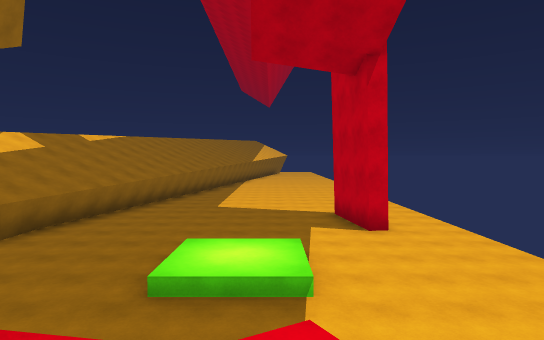
view 1 (above)

16 first-person views from a walk through a scene from a Unity 3-D project. The camera is 1.5 m above the floor, tilts 2° down and sees 75° across. The floor is counted in squares, 2 m on a side. Each view is taken from the middle of a square. On the plan, view 1 faces up. The plan holds only what a view shows up to about 11 squares ahead; the rest is blank. The place goes on beyond the plan. The player character is not drawn.

view 2
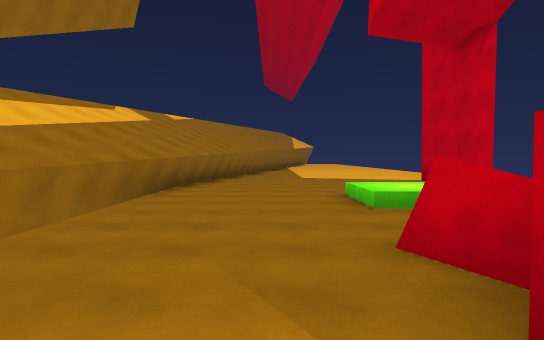

view 3
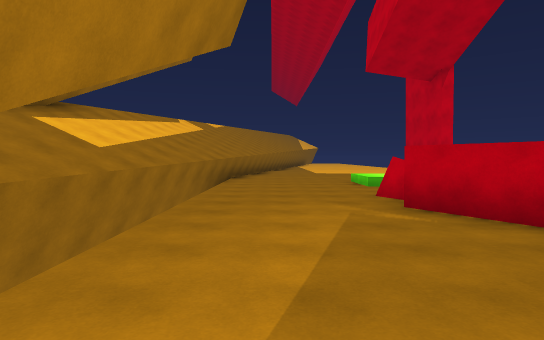

view 4
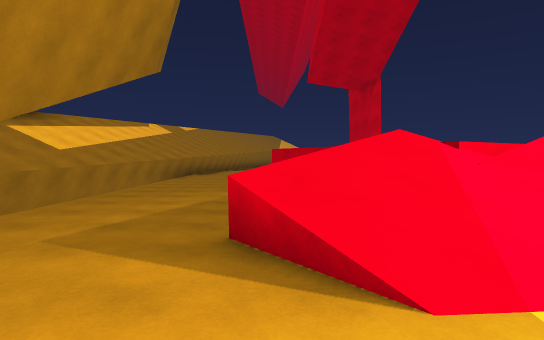

view 5
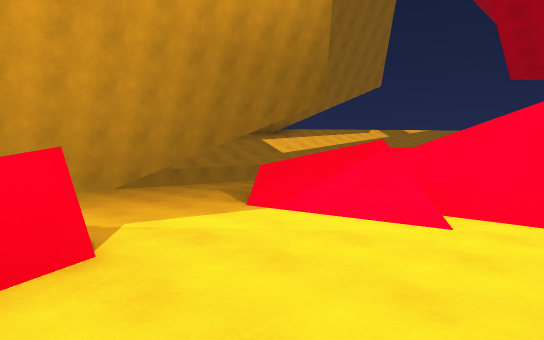

view 6
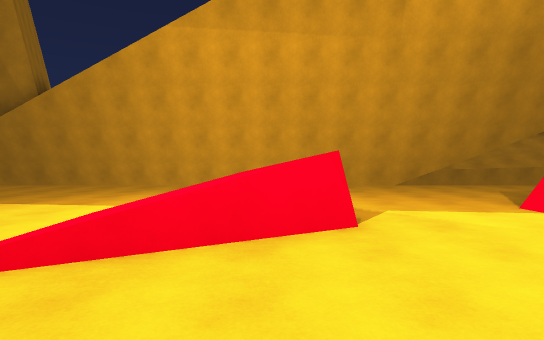

view 7
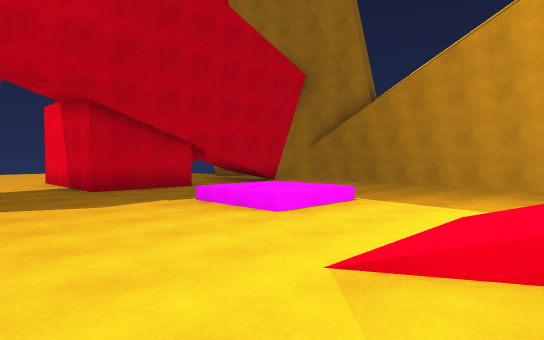

view 8
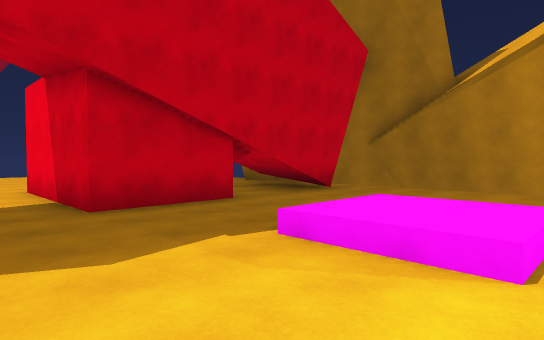

view 9
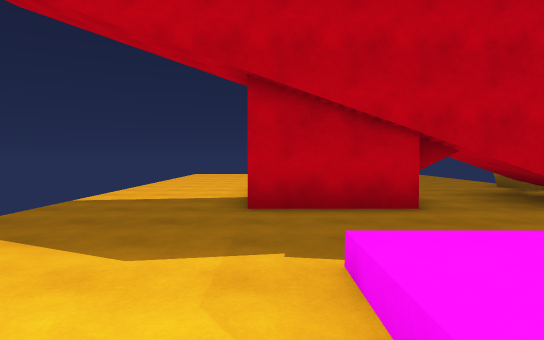

view 10
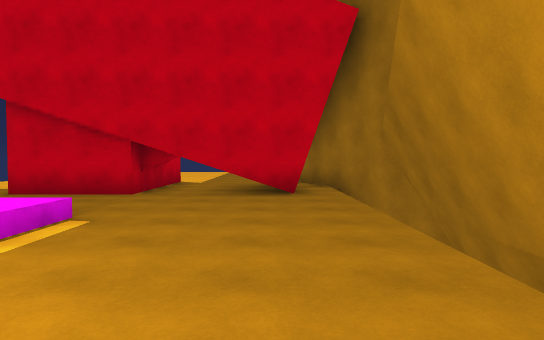

view 11
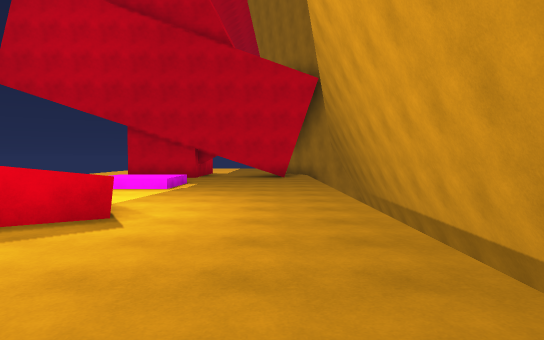

view 12
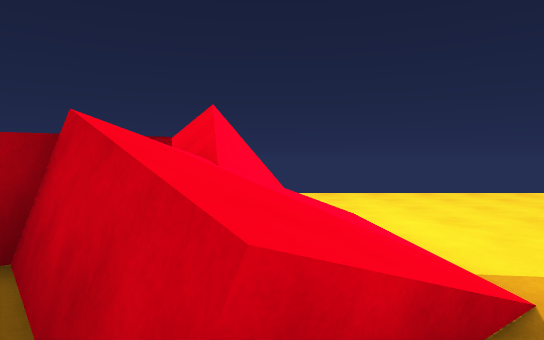

view 13
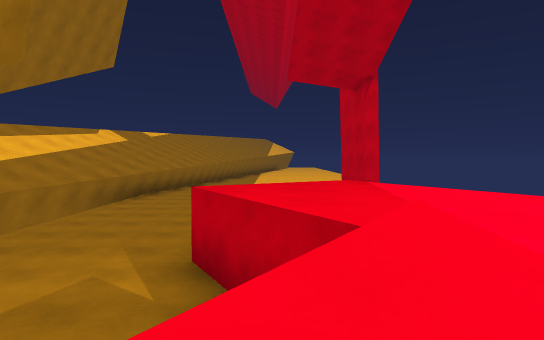

view 14
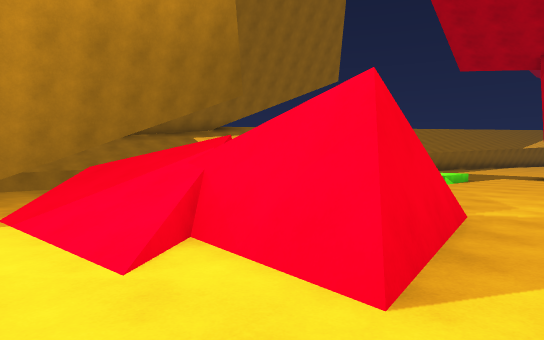

view 15
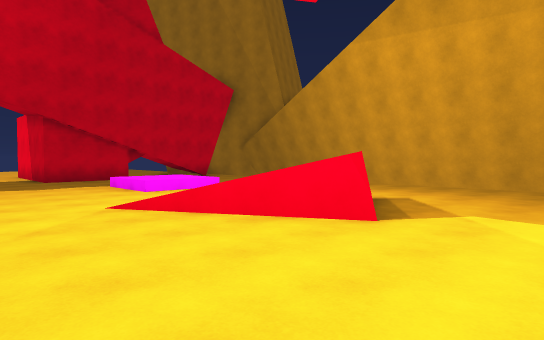

view 16
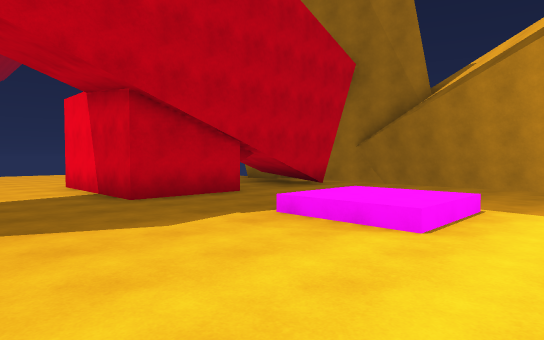

### Floor plan
Key: @ floor where view 1 was taken; # wall or solid block; . main floor; : floor 0.5 m higher than the main floor; + floor 1.75 m higher than the main floor; / step, stairs or slope; = window, fence, low wall or low ledge; ^ raised ledge; T thing the floor can be seen under or through.
Columns run from 7 left of view 1 to 4 right of it. Each row starts with its distance up from view 1.
 11   #.......
 10   #......#..
  9  ##......#..
  8  #.......#..
  7  #..........
  6  #....//....
  5  #....::....
  4 #^....//...
  3 ##...../...
  2   ...#//...
  1   ...#=+...
  0   ....+@/..
 -1   ..../++/.
 -2   ..../++ /.
 -3   .../=/=##.
 -4  #...///###.
 -5  #....///...
 -6  #..........
 -7  #..........
 -8  #..........
 -9  #...===/...
-10  #...=///...
-11  #....///#.
-12  #..........
-13  #..........
-14  #....::....
-15  #....::....
-16  #..........
-17  #..........
-18  #..........
-19  #.TT####...
-20  #.##.###...
-21  ###..###...

Positions as (right, up) in squares from view 1, and headings:
1: (0, 0), facing up
2: (-3, -1), facing up
3: (-4, -5), facing up
4: (-2, -7), facing up
5: (3, -9), facing up-left
6: (4, -9), facing left
7: (4, -10), facing down-left
8: (3, -13), facing down-left
9: (1, -13), facing down
10: (-4, -11), facing down
11: (-4, -5), facing down
12: (-3, -4), facing right
13: (-1, -4), facing up
14: (4, -6), facing up-left
15: (4, -6), facing down-left
16: (4, -12), facing down-left
